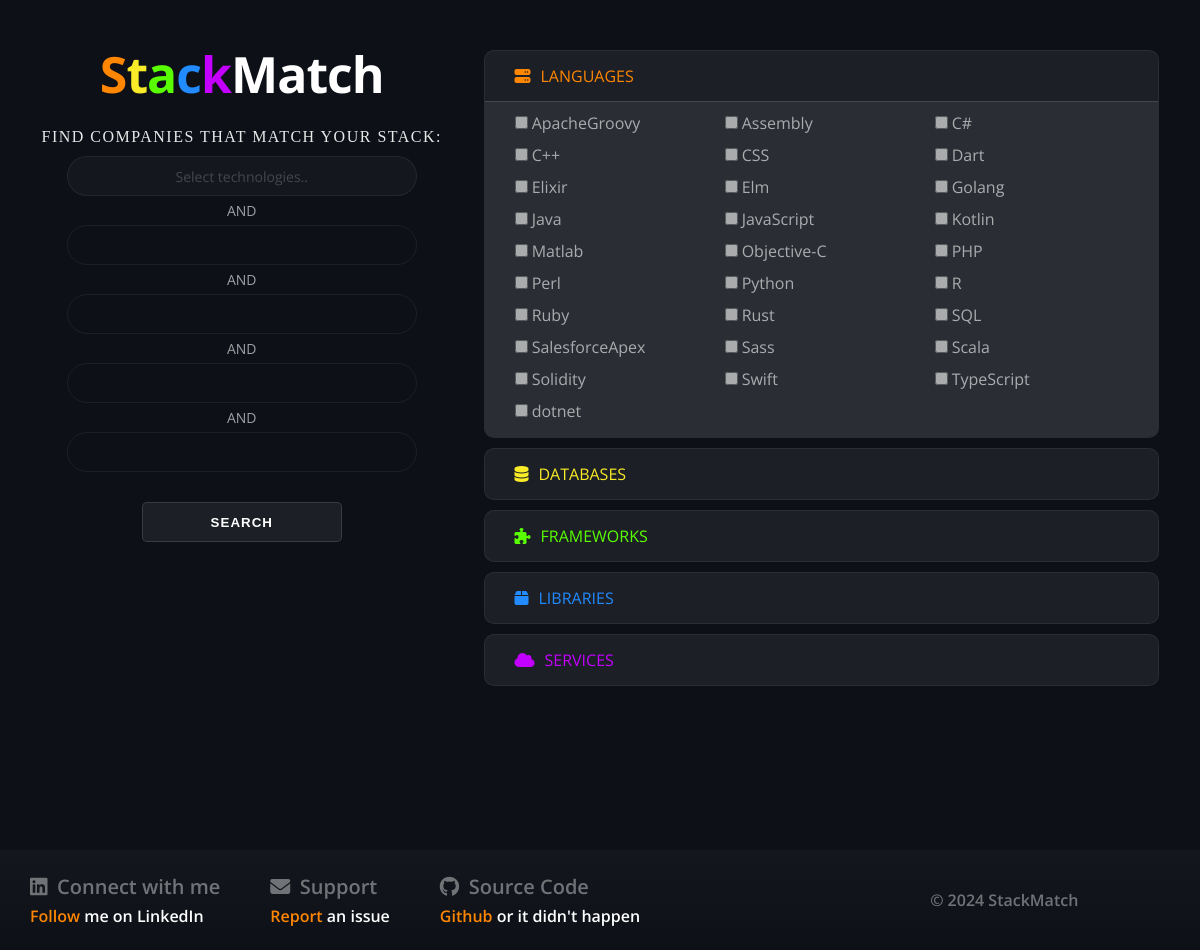
The page / on the database its author committed.
### app/models.py (models this page shows)
class Tech(models.Model):
    name = models.CharField(max_length=45)
    category = models.CharField(max_length=45)
    companies_using = models.ManyToManyField(Company, related_name="technologies")

### app/views.py (the view)
# urls.py: path('', views.index),
def index(request):
    context = {
        'languages': Tech.objects.filter(category='languages').order_by('name'),
        'databases': Tech.objects.filter(category='databases').order_by('name'),
        'frameworks': Tech.objects.filter(category='frameworks').order_by('name'),
        'libraries': Tech.objects.filter(category='libraries').order_by('name'),
        'services': Tech.objects.filter(category='services').order_by('name'),
    }
    return render(request, 'selection.html', context)

### app/templates/selection.html (shortened to what this page needs)
<!DOCTYPE html>
<html lang="en">
<head>
    {% load static %}
    <link rel="stylesheet" href="https://use.fontawesome.com/releases/v6.2.1/css/all.css">
    <link rel="stylesheet" href="{% static 'css/global.css' %}">
    <link rel="stylesheet" href="{% static 'css/selection.css' %}">
</head>
<body>
    <div class="wrapper">
        <div class="fixed">
            <div class="site-title">
                <span class="s">S</span><span class="t">t</span><span class="a">a</span><span class="c">c</span><span
                    class="k">k</span>Match
            </div>
            <p class="instructions">FIND COMPANIES THAT MATCH YOUR STACK:</p>
            <div class="boolean">
                <div class="bool-box bool-1" data-box-number="0" onclick="selectBoolBox(this)">
                    <p class="placeholder-text">Select technologies..</p>
                </div>
                <p class="and">AND</p>
                <div class="bool-box" data-box-number="1" onclick="selectBoolBox(this)"></div>
                <p class="and">AND</p>
                <div class="bool-box" data-box-number="2" onclick="selectBoolBox(this)"></div>
                <p class="and">AND</p>
                <div class="bool-box" data-box-number="3" onclick="selectBoolBox(this)"></div>
                <p class="and">AND</p>
                <div class="bool-box" data-box-number="4" onclick="selectBoolBox(this)"></div>
                <input type="submit" class="submit-btn" value="SEARCH" onclick="submitForm()">
            </div>
        </div>
        <div class="categories">
            <form id="selectForm" action="/results" method="POST">
                <div class="languages category" onclick="toggleExpand(this)">
                    <div class="language-title category-title">
                        <i class="fa-solid fa-server"></i>
                        <p>LANGUAGES</p>
                    </div>
                    <div class="selection">
                        {% for language in languages %}
                        <div class="input">
                            <input type="checkbox" id="{{language.id}}" name="{{language.name}}" value=""
                                onclick="toggleSelect(this, 'language')">
                            <label for="{{language.id}}" data-label="{{language.name}}">{{language.name}}</label><br>
                        </div>
                        {% endfor %}
                    </div>
                </div>
                <div class="databases category" onclick="toggleExpand(this)">
                    <div class="database-title category-title">
                        <i class="fa-solid fa-database"></i>
                        <p>DATABASES</p>
                    </div>
                    <div class="selection">
                    </div>
                </div>
                <div class="frameworks category" onclick="toggleExpand(this)">
                    <div class="framework-title category-title">
                        <i class="fa-solid fa-puzzle-piece"></i>
                        <p>FRAMEWORKS</p>
                    </div>
                    <div class="selection">
                    </div>
                </div>
                <div class="libraries category" onclick="toggleExpand(this)">
                    <div class="library-title category-title">
                        <i class="fa-solid fa-box"></i>
                        <p>LIBRARIES</p>
                    </div>
                    <div class="selection">
                    </div>
                </div>
                <div class="services category" onclick="toggleExpand(this)">
                    <div class="service-title category-title">
                        <i class="fa-solid fa-cloud"></i>
                        <p>SERVICES</p>
                    </div>
                    <div class="selection">
                    </div>
                </div>
            </form>
        </div>
    </div>
    <div class="foot">
        <div>
            <div class="group">
                <i class="fa-brands fa-linkedin"></i>
                <p>Connect with me</p>
            </div>
            <p class="link"><a href="https://www.linkedin.com/in/woox99/" target="_blank">Follow</a> me on LinkedIn</p>
        </div>
        <div>
            <div class="group">
                <i class="fa-solid fa-envelope"></i>
                <p>Support</p>
            </div>
            <p class="link"><a href="https://woox99.github.io/Portfolio#contact-section" target="_blank">Report</a> an
                issue</p>
        </div>
        <div>
            <div class="group">
                <i class="fa-brands fa-github"></i>
                <p>Source Code</p>
            </div>
            <p class="link"><a href="https://github.com/woox99/StackMatch" target="_blank">Github</a> or it didn't
                happen</p>
        </div>
        <p class="copyright">© 2024 StackMatch</p>
    </div>
</body>
</html>

### app/static/css/global.css (style rules this page uses)
* { margin: 0; padding: 0; }
body { font-family: 'Open Sans', sans-serif; background-color: #0d1117; color: #ffffff; }
.site-title { margin-top: 20px; text-align: center; font-size: 80px; font-weight: 700; letter-spacing: -3px; }
.s { color: #ff8600; }
.t { color: #f9eb28; }
.a { color: #59ff00; }
.c { color: #218bff; }
.k { color: #c300ff; }
.foot { position: relative; bottom: 0; display: flex; align-items: center; height: 100px; font-weight: 600; background-image: linear-gradient(#ffffff07, #0d1117); gap: 50px; padding-left: 30px; margin-top: 50px; }
.foot .group { display: flex; align-items: center; font-size: 20px; letter-spacing: 0; opacity: 0.4; margin-bottom: 5px; }
.foot .group i { margin-right: 0.8vw; }
.foot .link a { text-decoration: none; color: #ff8600; }
.foot .copyright { opacity: 0.4; margin-left: 20vw; }

### app/static/css/selection.css (style rules this page uses)
.wrapper { display: flex; flex-wrap: wrap; justify-content: space-evenly; min-height: 100vh; }
.fixed { display: flex; flex-direction: column; align-items: center; }
.site-title { margin-top: 40px; text-align: center; font-size: 50px; font-weight: 700; letter-spacing: -1px; margin-bottom: 20px; }
.instructions { text-align: center; font-family: 'playfair'; font-size: 16px; opacity: 0.9; letter-spacing: 1.5px; }
.boolean { display: flex; flex-direction: column; align-items: center; width: 350px; margin-top: 10px; }
.bool-box { display: flex; flex-wrap: wrap; justify-content: center; align-items: center; box-sizing: border-box; padding: 8px; min-height: 40px; width: 100%; border: 1px solid #ffffff10; border-radius: 60px; cursor: pointer; font-size: 14px; transition: border 0.2s ease; }
.bool-1 { background-color: #ffffff08; }
.placeholder-text { opacity: 0.2; }
.submit-btn { background-color: #ffffff10; height: 40px; width: 200px; border: 1px solid #ffffff20; border-radius: 5px; color: #ffffff; cursor: pointer; margin-top: 30px; letter-spacing: 1px; font-weight: 600; transition: background-color 0.2s ease; }
.and { text-align: center; opacity: 0.6; font-size: 14px; margin: 5px; }
.categories { margin-top: 50px; width: 675px; }
.category { height: 50px; border: 1px solid #ffffff10; border-radius: 10px; background-color: #ffffff10; margin-bottom: 10px; overflow-y: hidden; cursor: pointer; transition: background-color 0.1s ease; }
.category-title { display: flex; align-items: center; border-radius: 10px 10px 0px 0px; height: 50px; }
.selection { background-color: #ffffff10; border-top: 1px solid #ffffff20; font-size: 13px; }
.languages { height: unset; }
.category-title i { margin-left: 30px; margin-right: 10px; }
.language-title { color: #ff8600; }
.database-title { color: #f9eb28; }
.framework-title { color: #59ff00; }
.library-title { color: #218bff; }
.service-title { color: #c300ff; }
.selection { padding-left: 30px; padding-bottom: 15px; display: flex; flex-wrap: wrap; }
.input { width: 210px; margin-top: 10px; font-size: 16px; }
.input input, .input label { opacity: 0.6; cursor: pointer; }

### rows shown on the page
Tech: name "ApacheGroovy"
Tech: name "Assembly"
Tech: name "C#"
Tech: name "C++"
Tech: name "CSS"
Tech: name "Dart"
Tech: name "Elixir"
Tech: name "Elm"
Tech: name "Golang"
Tech: name "Java"
Tech: name "JavaScript"
Tech: name "Kotlin"
Tech: name "Matlab"
Tech: name "Objective-C"
Tech: name "PHP"
Tech: name "Perl"
Tech: name "Python"
Tech: name "R"
Tech: name "Ruby"
Tech: name "Rust"
Tech: name "SQL"
Tech: name "SalesforceApex"
Tech: name "Sass"
Tech: name "Scala"
Tech: name "Solidity"
Tech: name "Swift"
Tech: name "TypeScript"
Tech: name "dotnet"
